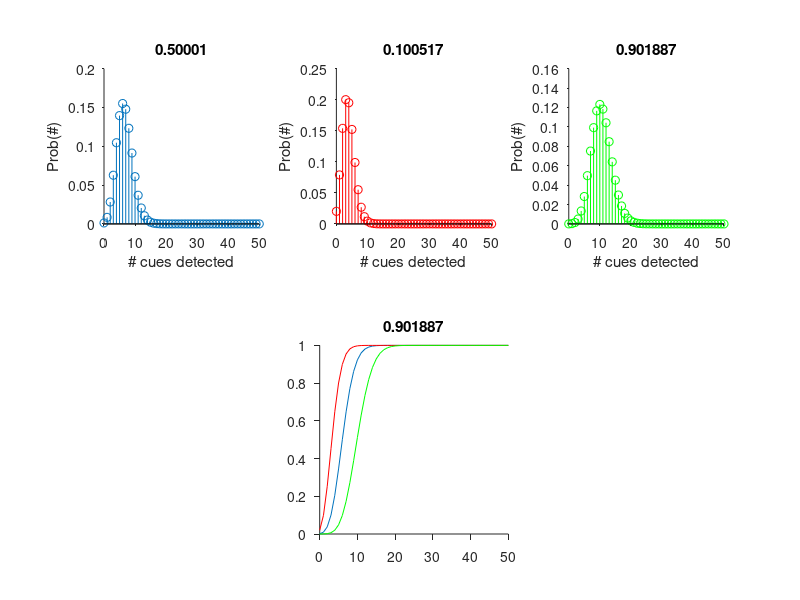

Reproduce this figure in MATLAB.
close all
x		= 0:50;
T		= 6;
lambdaA	= 6.6697;
lambdaV	= 3.9;

% T		= 0;
% lambdaA	= 0.8;
% lambdaV	= 0.1;


lambdaAV	= lambdaA+lambdaV;

%% Auditory



Y		= poisspdf(x,lambdaA);
C		= poisscdf(x,lambdaA);

sel		= x>T;
PA		= sum(Y(sel));

subplot(231)
stem(x,Y,'o-');
hold on
axis square;
box off
set(gca,'TickDir','out');
title(PA)
xlabel('# cues detected');
ylabel('Prob(#)');

subplot(212)
plot(x,C,'-');
hold on
axis square;
box off
set(gca,'TickDir','out');
title(PA)


%% Visual

Y		= poisspdf(x,lambdaV);
C		= poisscdf(x,lambdaV);
sel		= x>T;
PV		= sum(Y(sel));

subplot(232)
stem(x,Y,'ro-');
hold on
axis square;
box off
set(gca,'TickDir','out');
title(PV)
xlabel('# cues detected');
ylabel('Prob(#)');

subplot(212)
plot(x,C,'r-');

axis square;
box off
set(gca,'TickDir','out');
title(PV)

%% AudioVisual

Y		= poisspdf(x,lambdaAV);
C		= poisscdf(x,lambdaAV);
sel		= x>T;
PAV		= sum(Y(sel));

subplot(233)
stem(x,Y,'go-');
hold on
axis square;
box off
set(gca,'TickDir','out');
title(PAV)
xlabel('# cues detected');
ylabel('Prob(#)');

subplot(212)
plot(x,C,'g-');

axis square;
box off
set(gca,'TickDir','out');
title(PAV)


%%
Pprobcomb =  PA+PV-PA*PV
